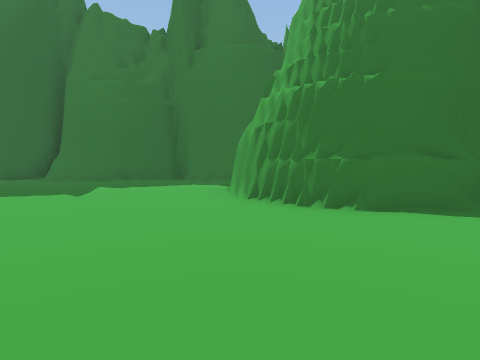
view 1 (above)

24 first-person views from a walk through a 3-D level made in the Unity game engine. The camera is 1.5 m above the floor, tilts 4° down and sees 80° across. The floor is counted in squares, 2 m on a side. Each view is taken from the middle of a square. On the plan, view 1 faces up. The plan holds only what a view shows up to about 10 squares ahead; the rest is blank. The place goes on beyond the plan. The player character is not drawn. Some animated figures are left out.

view 2
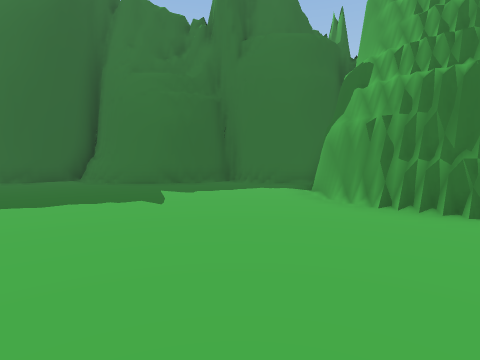

view 3
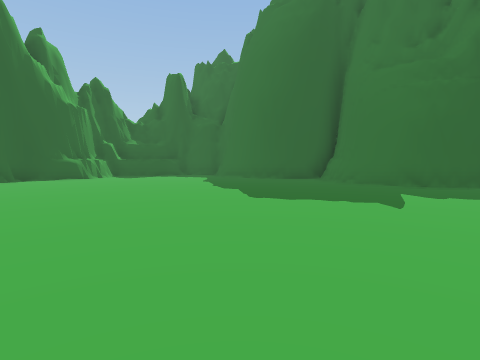

view 4
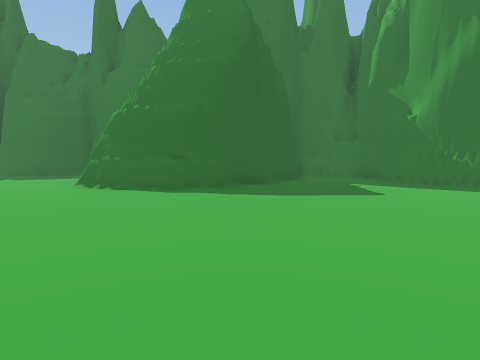

view 5
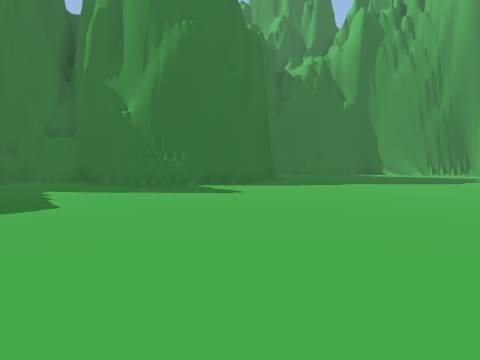

view 6
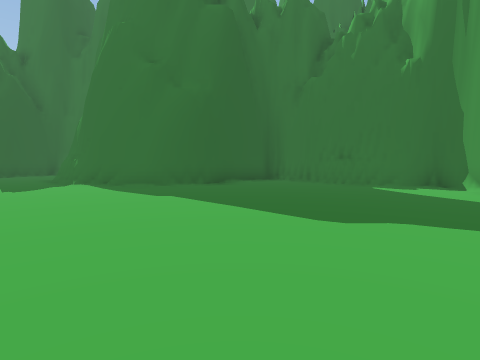

view 7
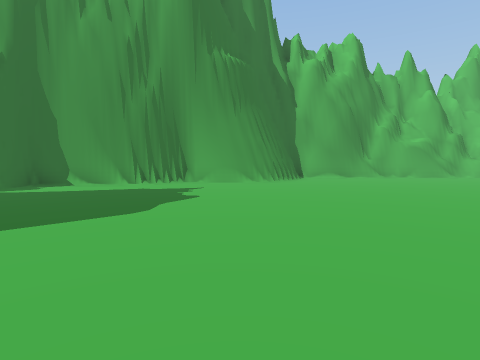

view 8
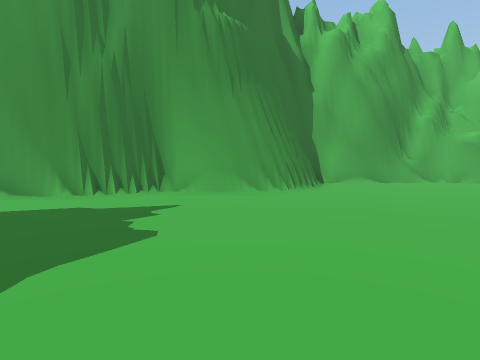

view 9
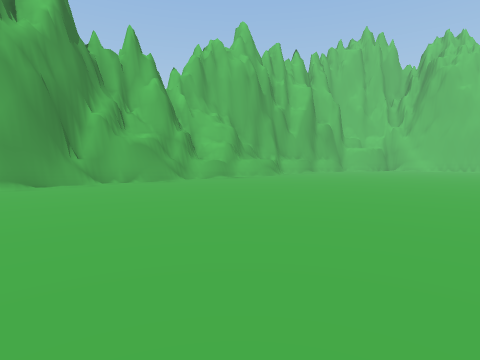

view 10
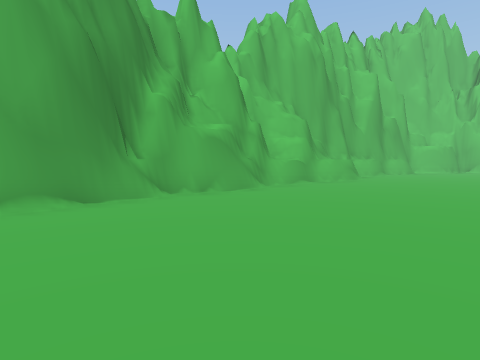

view 11
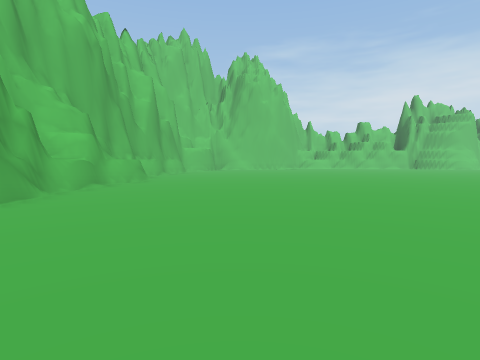

view 12
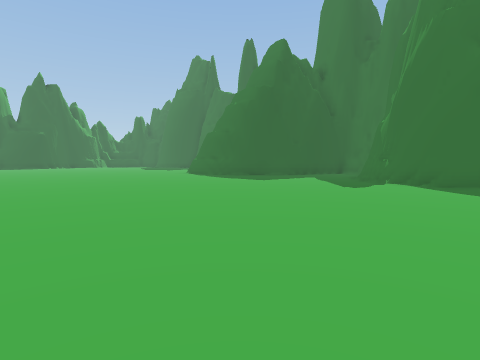

view 13
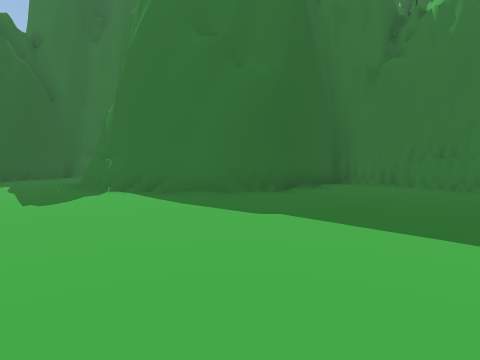

view 14
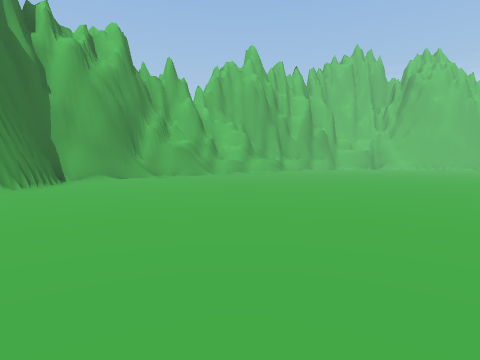

view 15
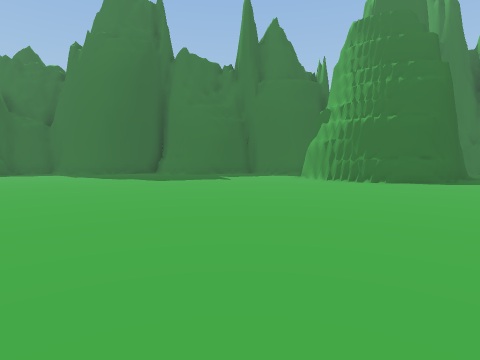

view 16
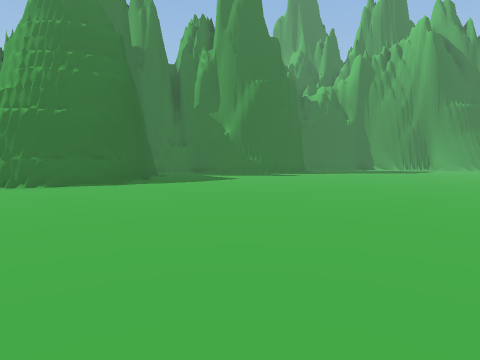

view 17
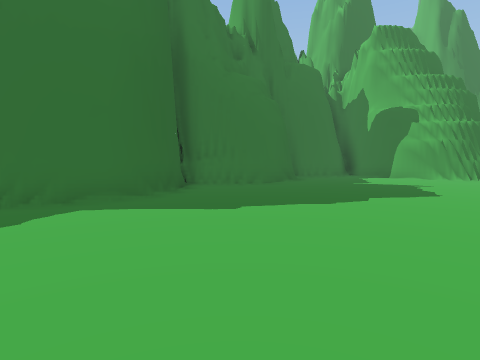

view 18
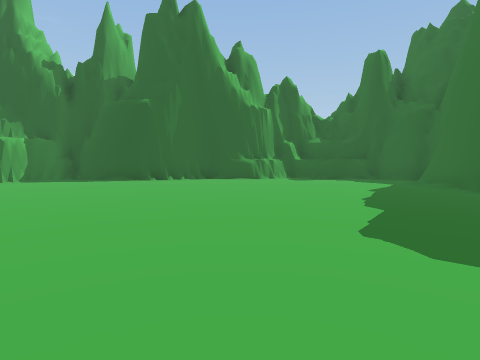

view 19
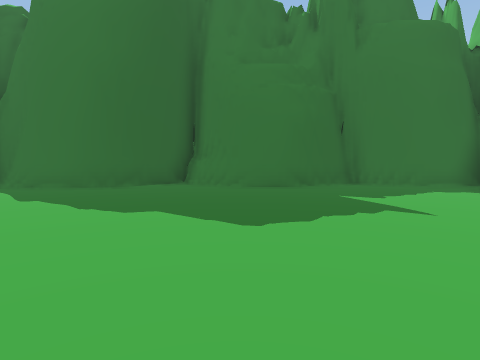

view 20
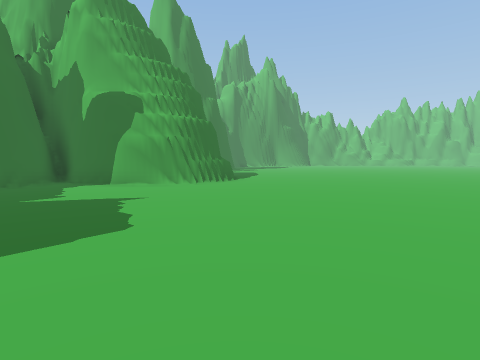

view 21
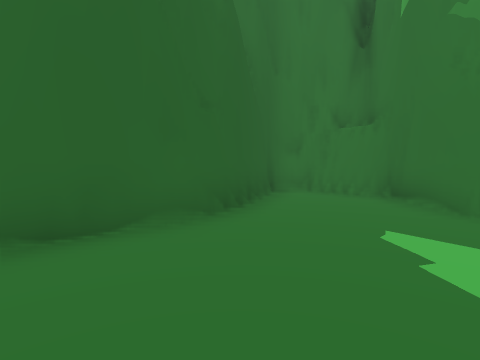

view 22
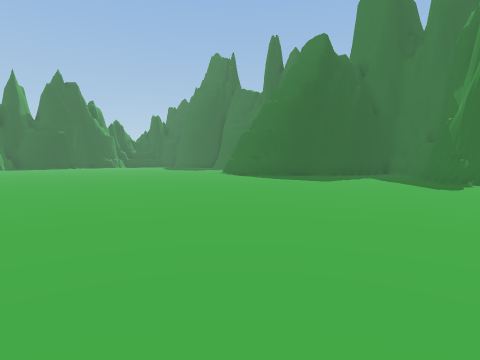

view 23
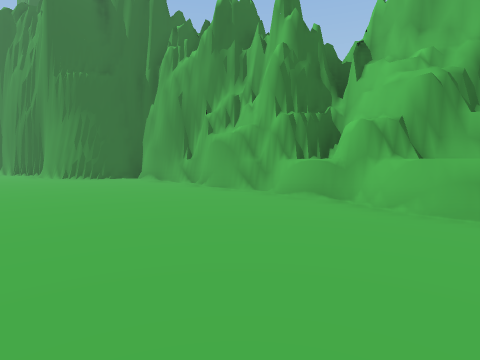

view 24
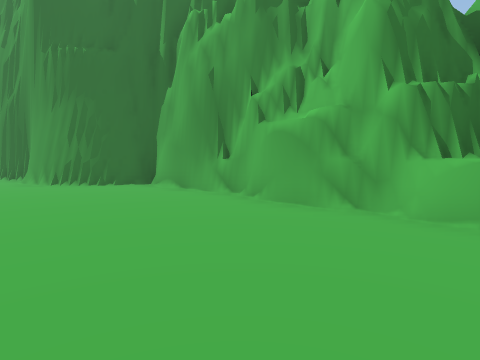

### Floor plan
Key: @ floor where view 1 was taken; # wall or solid block; . floor; / step, stairs or slope.
Columns run from 13 left of view 1 to 27 right of it. Each row starts with its distance up from view 1.
 12     ###
 11 ## ##.#########
 10 .###...##.....#     ####
  9 .............##     #..##
  8 .............#     ##../#
  7 .............#    ##.../#     ####
  6 .............##  ##.....##   ##..##
  5 ..............####.......#####....###
  4 ....................................#
  3 ....................................#
  2 ....................................##
  1 .....................................#
  0 .............@.......................#
 -1 ..... ...............................#
 -2 ....   ..............................#
 -3 ...     .............................##
 -4 #.       ... .........................###
 -5           .  ...........................#
 -6                      ...... ............#
 -7                             ............#
 -8                              ...........#
 -9                              ...........#
-10                              ........../#
-11                              ........../#
-12                              ........../#
-13                             .........../#
-14                             ...........##
-15                             ...........##
-16                                ........#

Positions as (right, up) in squares from view 1, and headings:
1: (0, 0), facing up
2: (-2, 1), facing up
3: (-2, 1), facing up-left
4: (5, -3), facing up
5: (7, -2), facing up-right
6: (17, -4), facing up
7: (14, -2), facing right
8: (17, -2), facing right
9: (17, -5), facing down-right
10: (21, -5), facing down-right
11: (22, -5), facing down
12: (15, -5), facing up-left
13: (15, -2), facing up
14: (15, -2), facing down-right
15: (-3, -5), facing up
16: (0, -5), facing up-right
17: (-13, 4), facing up-right
18: (-3, 4), facing left
19: (-6, 2), facing up
20: (-9, 4), facing right
21: (7, 3), facing up
22: (13, -6), facing up-left
23: (21, -16), facing up-right
24: (22, -13), facing up-right
